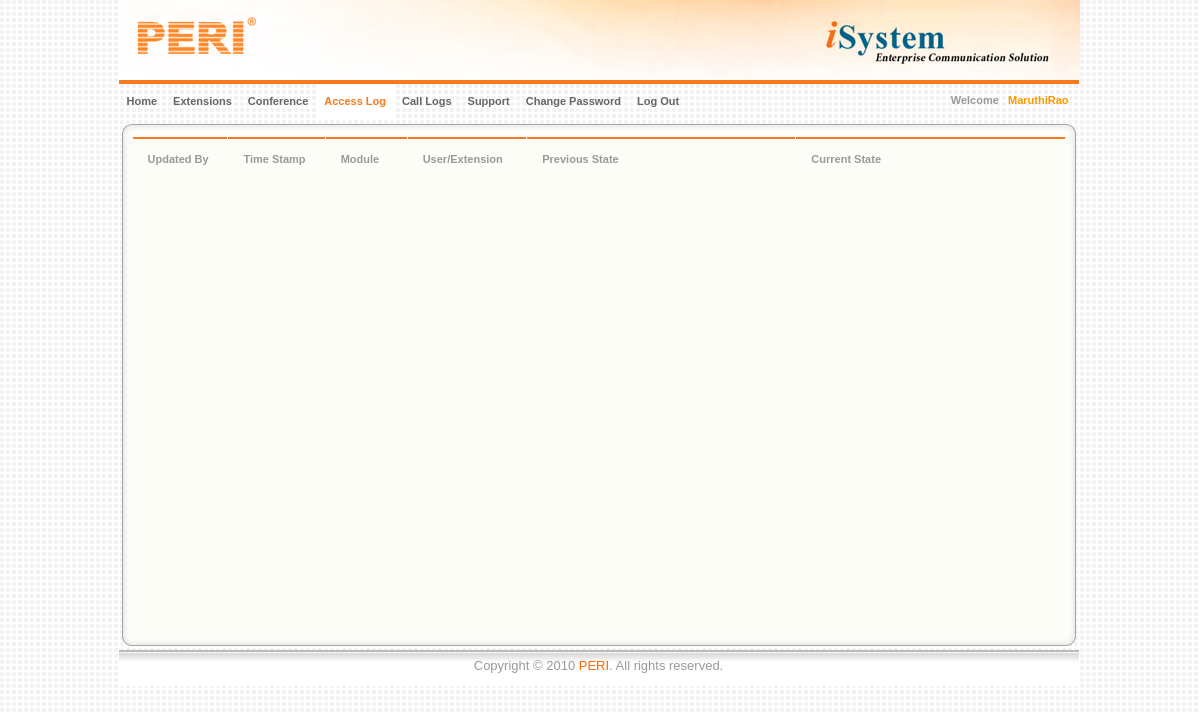
The page /everonn/everonn/accessLog.php (signed in) on the database its author committed.
### tables this page shows
CREATE TABLE `modules` (
  `moduleId` int(3) NOT NULL auto_increment,
  `moduleName` varchar(255) NOT NULL,
  `link` varchar(255) NOT NULL,
  `src` varchar(150) NOT NULL,
  `privilege` varchar(100) NOT NULL,
  PRIMARY KEY  (`moduleId`)
);

CREATE TABLE `users` (
  `userId` mediumint(10) NOT NULL auto_increment,
  `assignedClient` varchar(250) default NULL,
  `assignedProcess` varchar(250) default NULL,
  `customerId` varchar(200) NOT NULL,
  `typeOfUser` varchar(50) NOT NULL,
  `crmAssignedTo` varchar(36) default NULL,
  `extensionNo` varchar(30) default NULL,
  `escalationExtension` varchar(50) default NULL,
  `userName` varchar(250) NOT NULL,
  `passWord` varchar(255) NOT NULL,
  `ip` varchar(15) NOT NULL,
  `fname` char(50) NOT NULL,
  `lname` char(50) NOT NULL,
  `employeeId` varchar(200) default NULL,
  `status` char(8) NOT NULL,
  `loggedInStatus` varchar(100) default NULL,
  `calledAccountId` varchar(40) default NULL,
  `logs` int(5) NOT NULL,
  `userRoleId` varchar(255) default NULL,
  `parentUsers` varchar(255) default NULL,
  `prevParentUsers` varchar(250) default NULL,
  `sessionId` varchar(255) default NULL,
  `modules` mediumtext NOT NULL,
  PRIMARY KEY  (`userId`)
);

### everonn/everonn/mysql_connection.php (called while the page is built, shortened)
<?php
if(isset($_SESSION['hid']))
{
	$cust_cId=$_SESSION['u_Customer_Id'];
}
?>

### everonn/everonn/menu.php (the view, shortened to what this page needs)
<?php
include("mysql_connection.php");
$sql="select * from users where userId='$cust_cId';";
$result=mysql_query($sql,$connection)or die(mysql_error());
$row= mysql_fetch_array($result);
$Name = $row['fname']."".$row['lname'];
$moduleid= explode(",",$row['modules']);
?>
<div id="stylefour">
	<?php
	echo "<ul>";
	if(strstr($_SERVER['PHP_SELF'],"headings.php"))
		echo "<li><a href='headings.php' class='current'>Home</a></li>";
	else
		echo "<li><a href='headings.php'>Home</a></li>";
	for($i=0,$j=1;$i<count($moduleid);$i++)
	{
		$privilege = explode("~",$moduleid[$i]);
		if($moduleid[$i]!="" && $privilege[1]!="0000")
		{
			$moduleQuery = mysql_query("SELECT link,src,moduleId,moduleName FROM modules WHERE moduleId = '".$moduleid[$i]."'",$connection);
			$row = mysql_fetch_row($moduleQuery);
			if(strstr($_SERVER['PHP_SELF'],$row[0]))
				echo "<li><a href='$row[0]' class='current'>$row[3]</a></li>";
			else
				echo "<li><a href='$row[0]'>$row[3]</a></li>";
		}
	}
	if(strstr($_SERVER['PHP_SELF'],"accessLog.php"))
		echo "<li><a href='accessLog.php' class='current'>Access Log</a></li>";
	else
		echo "<li><a href='accessLog.php'>Access Log</a></li>";
	if(strstr($_SERVER['PHP_SELF'],"callLogs.php"))
		echo "<li><a href='callLogs.php' class='current'>Call Logs</a></li>";
	else
		echo "<li><a href='callLogs.php'>Call Logs</a></li>";
	if(strstr($_SERVER['PHP_SELF'],"support.php"))
		echo "<li><a href='support.php' class='current'>Support</a></li>";
	else
		echo "<li><a href='support.php'>Support</a></li>";
	if(strstr($_SERVER['PHP_SELF'],"changeUserPass.php"))
		echo "<li><a href='changeUserPass.php' class='current'>Change Password</a></li>";
	else
		echo "<li><a href='changeUserPass.php'>Change Password</a></li>";
 	echo "<li><a href='index.php'>Log Out</a></li>";
echo "</ul>";
echo "<div style='float:right;position:absolute;right:10px;top:10px;'>Welcome&nbsp;&nbsp;  <span style='color:#ff9900'>$Name</span></div>";
?>
</div>

### everonn/everonn/css/style_new.css (style rules this page uses)
* { color:#999999;font-family:Arial,Helvetica,sans-serif;font-size:1em;margin:0;padding:0; }
li { list-style-type:none; }
a:link, a:visited { text-decoration:none; }
#stylefour { position:relative;display:block;height:39px;font-size:11px;font-weight:bold;background:transparent url(../images/bgOFF.gif) repeat-x top left;font-family:Arial,Verdana,Helvitica,sans-serif;border-top:4px solid #F77920; }
#stylefour ul { margin:0;padding:0;list-style-type:none;width:auto; }
#stylefour ul li { display:block;float:left;margin:0; }
#stylefour ul li a { display:block;float:left;color:#666;text-decoration:none;padding:11px 8px 0 8px;height:23px;background:transparent url(../images/bgDIVIDER.gif) no-repeat top right; }
#stylefour ul li a:hover,#stylefour ul li a.current { color:#F77920;background:#fff url(../images/bgON.gif) no-repeat top right; }

### rows shown on the page
modules: moduleName "Extensions"
modules: moduleName "Conference"
users: Name "MaruthiRao"
